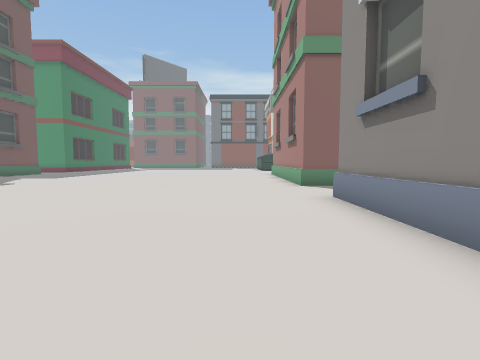
view 1 (above)

24 first-person views from a walk through a Unity game level. The camera is 1.5 m above the floor, tilts 4° down and sees 85° across. The floor is counted in squares, 2 m on a side. Each view is taken from the middle of a square. On the plan, view 1 faces up. The plan holds only what a view shows up to about 9 squares ahead; the rest is blank. The place goes on beyond the plan. Some animated figures are not drawn.

view 2
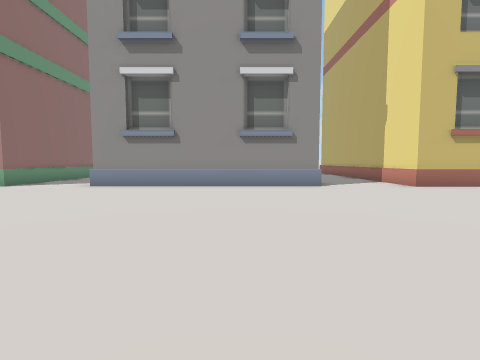

view 3
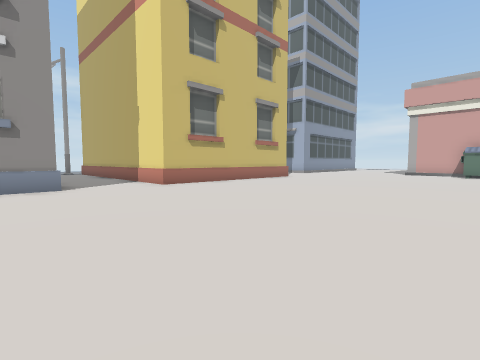

view 4
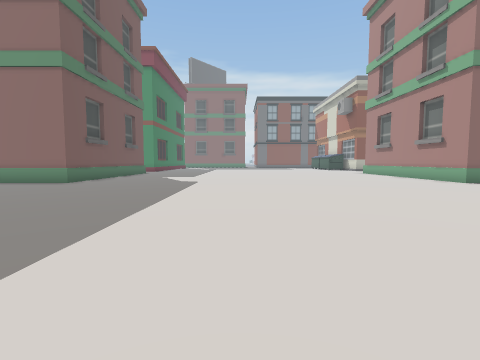

view 5
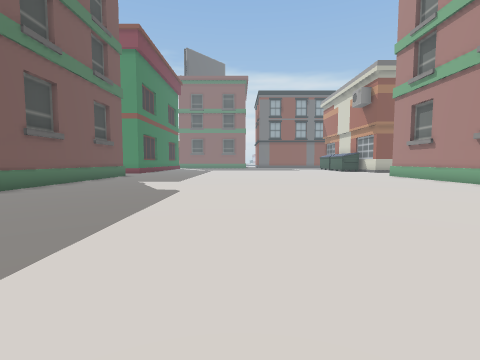

view 6
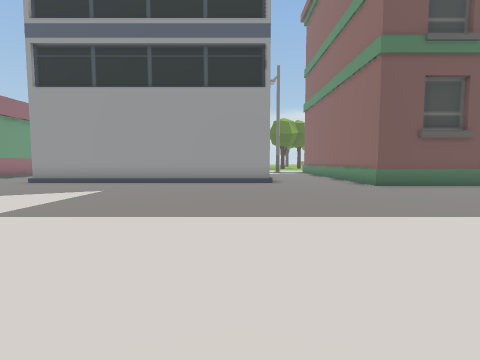

view 7
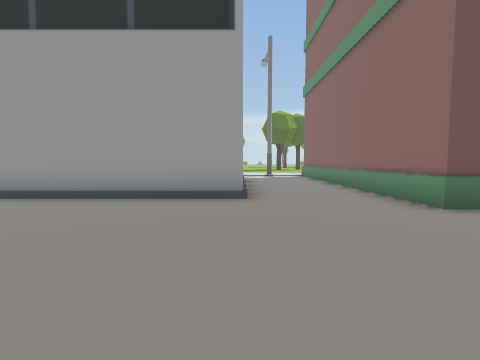

view 8
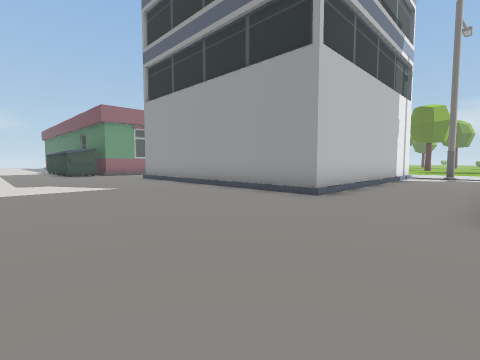

view 9
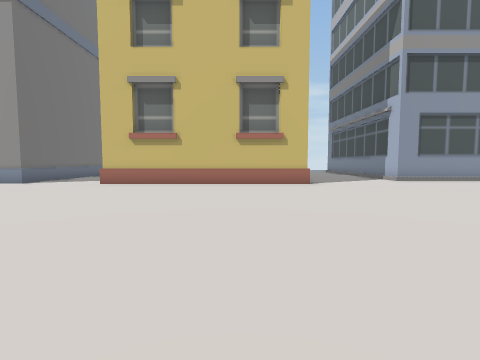

view 10
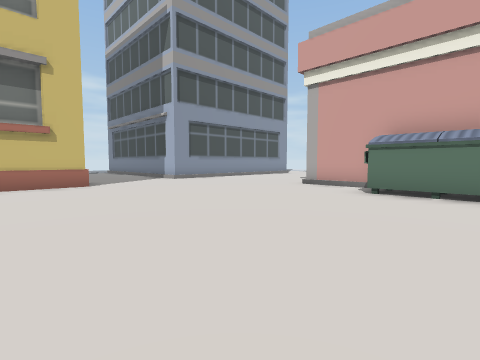

view 11
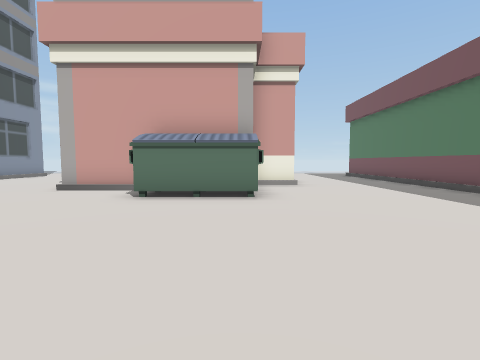

view 12
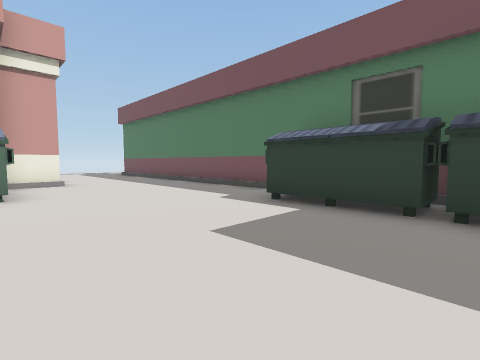

view 13
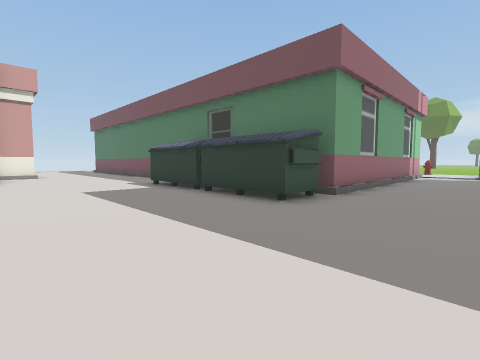

view 14
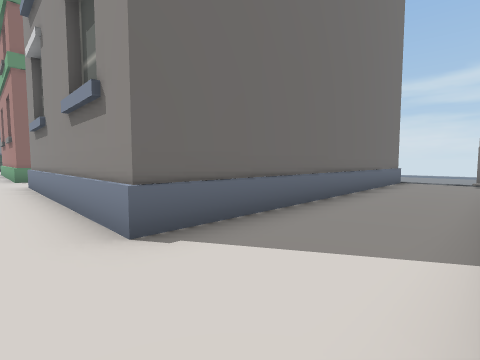

view 15
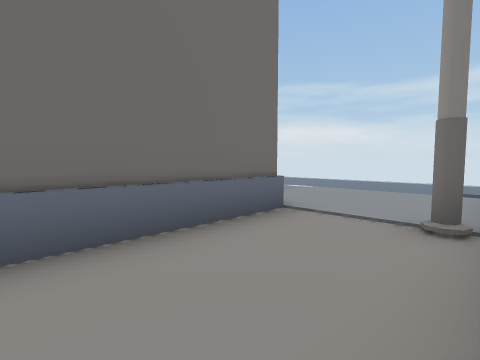

view 16
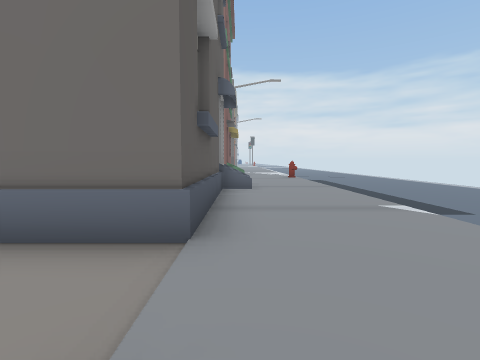

view 17
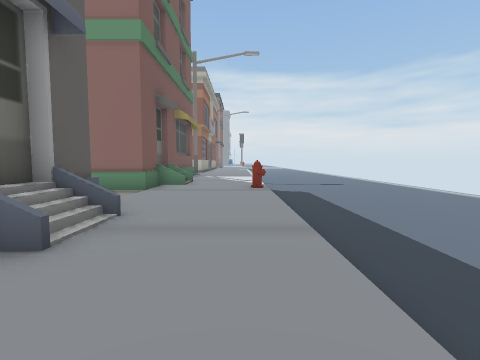

view 18
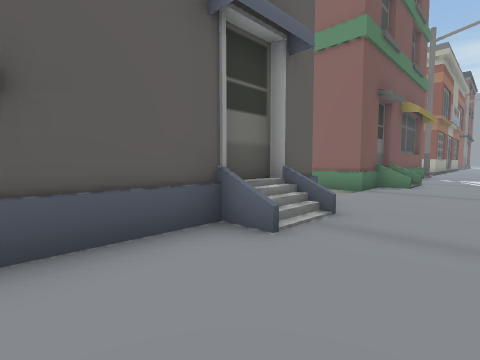

view 19
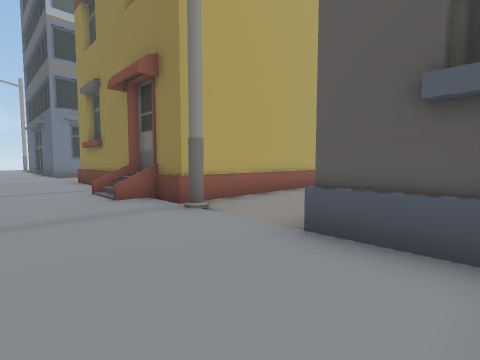

view 20
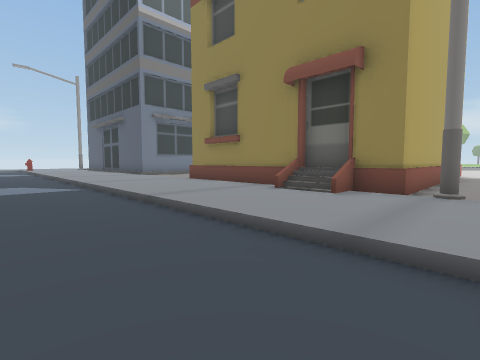

view 21
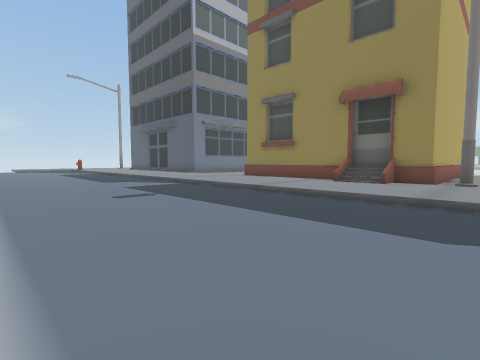

view 22
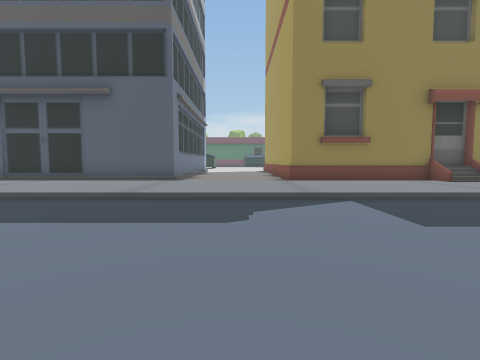

view 23
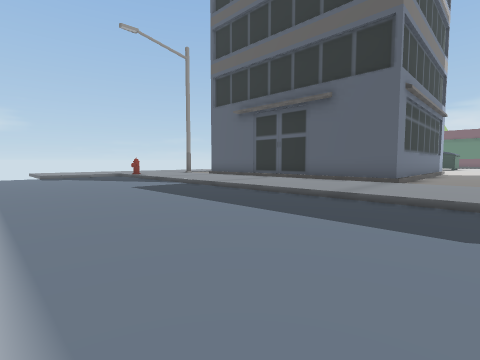

view 24
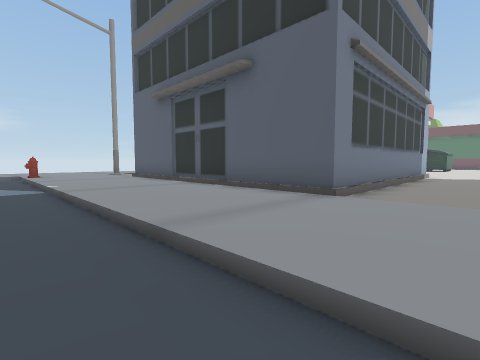

### Floor plan
Key: @ floor where view 1 was taken; # wall or solid block; . main floor; : floor 0.25 m higher than the main floor; - floor 0.25 m lower than the main floor; / step, stairs or slope; = window, fence, low wall or low ledge; B building; H hydrant; O other object.
Columns run from 18 left of view 1 to 20 right of it. Each row starts with its distance up from view 1.
 11       #.............B        #B..
 10       #.............B        #/../-----
  9       #.............B        #...H-----
  8 BBBBBB..............##      ##.../-----
  7 ......................       ..../-----
  6 ......................        .../----
  5 #####...............#        #.../----
  4      ...............#        #/../----
  3      ...............#        #B../----
  2      ...............#        #.../---
  1      ...............#        #.../--
  0      .............@.#       ##.../-
 -1      ...... ........#########B.../--
 -2      ...... ...................../---
 -3      B.  .  ...................../-----
 -4  ................................/-----
 -5  ...................#        #=../-----
 -6  ...................#        #:../-----
 -7  ######O............#        #.../-----
 -8        O............#        #.../-----
 -9        O............#        #.../-----
-10      ##O............#        #.../-----
-11        O............#        B.../-----
-12        O.............         .../-----
-13       ...............    ......../-----
-14      #...............  ........../-----
-15      #...............  BBBBBB#.../-----
-16      #.....O##.... ..        #.../-----
-17      #.....B ###..           #.../-----
-18      #.....      ..          #.../-----
-19      #....#      ..          #.../-----
-20                              #.../-----
-21                              #.../-----

Positions as (right, up) in squares from view 1, and headings:
1: (0, 0), facing up
2: (-6, 1), facing right
3: (-6, 0), facing down-right
4: (-6, -1), facing up
5: (-6, 2), facing up
6: (-4, 4), facing left
7: (-8, 5), facing left
8: (-8, 8), facing down-left
9: (-7, -9), facing right
10: (-7, -9), facing down-right
11: (-7, -10), facing down
12: (-7, -9), facing down-left
13: (-7, -4), facing down-left
14: (1, -4), facing up-right
15: (8, -4), facing up-right
16: (12, -4), facing up
17: (14, 1), facing up
18: (14, 1), facing up-left
19: (14, 0), facing down-left
20: (17, -3), facing down-left
21: (20, -3), facing down-left
22: (20, -13), facing left
23: (20, -13), facing down-left
24: (16, -13), facing down-left
